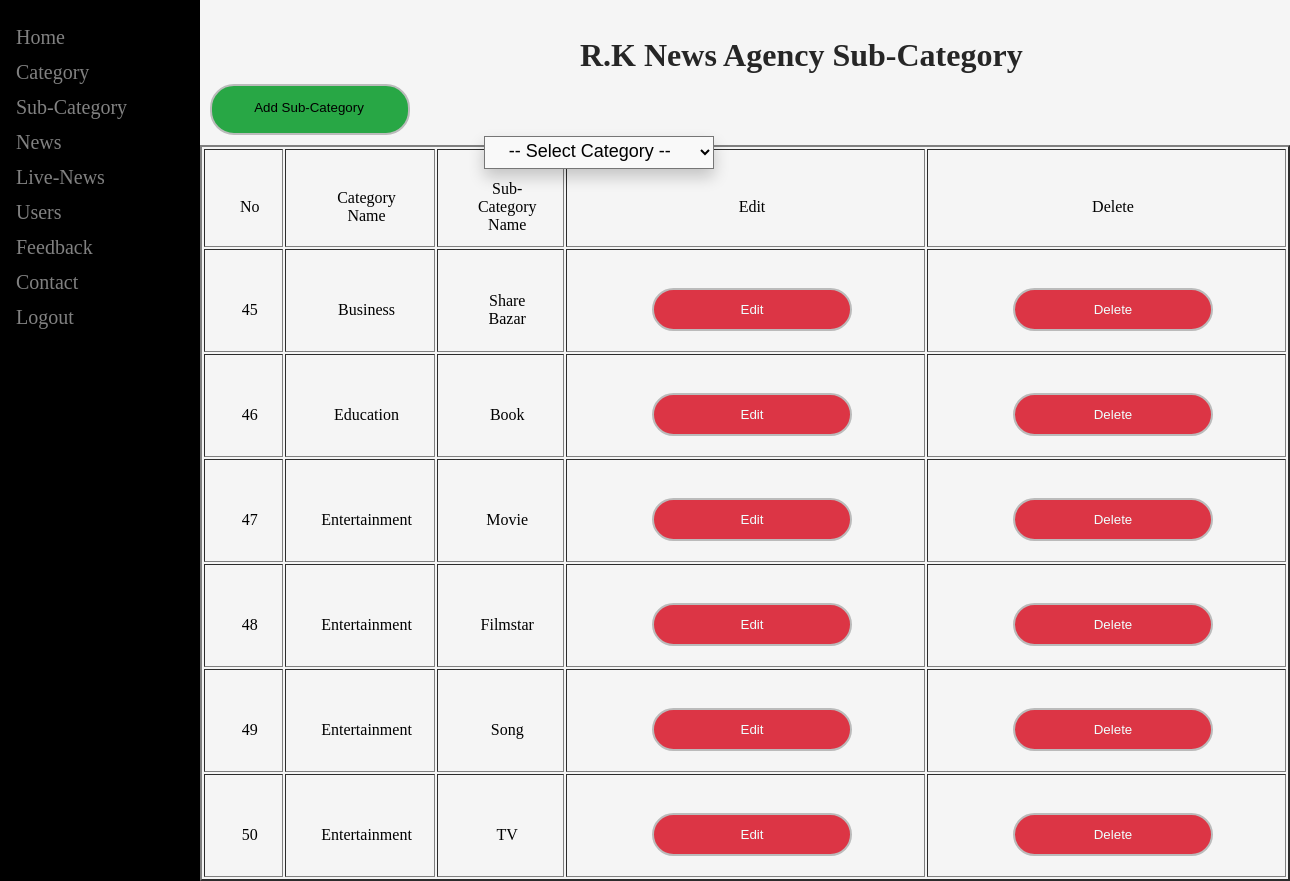
Screenshot of /Admin/sc.php (signed in) with the database file from the repository.
### tables this page shows
CREATE TABLE `subcategory` (
  `s_id` int(11) NOT NULL,
  `cat_name` varchar(255) NOT NULL,
  `subcat_name` varchar(255) NOT NULL
);

### Admin/view_subcat.php (the view, shortened to what this page needs)
<?php
$con = mysqli_connect('localhost','root','','rk_news');
function showData(){
    global $con;
    $query = " SELECT * FROM `subcategory` ";
    $run = mysqli_query($con , $query);
    if($run == TRUE)
{?>
<table border="2px" class="subcat">
<td>No</td>
    <td>Category Name</td>
    <td>Sub-Category Name</td>
    <td>Edit</td>
    <td>Delete</td>
    <?php
    while ($data = mysqli_fetch_assoc($run))
     {
       ?>
       <tr>
            <td><?php echo $data['s_id'];?></td>
            <td><?php echo $data['cat_name'];?></td>
           <td><?php echo $data['subcat_name'];?></td>
           <td><a href="edit_subcat.php?s_id=<?php echo $data['s_id'];?>"> <input type="button" value="Edit"></a></td>
           <td><a href="delete_subcat.php?s_id=<?php echo $data['s_id'];?>"> <input type="button" name="submit1" value="Delete"></td>
       </tr> <?php
    }
    ?>
    </table>
    <?php
}
    else
    {
        echo "Error";
    }
}
?>
<div class="dis_sub"><h1>R.K News Agency Sub-Category</h1></div>
<div class="subcat">
    <form action="add_subcat.php" method="post" enctype="multipart/form-data">
     <input type="submit" name="subcategory" value="Add Sub-Category">
     </form>
     <div class="select_cat">
     <form action="view_subcat1.php" method="post" >
     <select name="cat_name" class="catname_select" id="cat">
      <option disabled selected >-- Select Category --</option>
    </select>
</div>
     <?php showData(); ?>
</body>

### Admin/sc.php (shortened to what this page needs)
<!DOCTYPE html>
<html>
<head>
    <link rel="stylesheet" href="css/style.css" >
</head>
<body>
  <?php
  include ('head.php');
  ?>
<?php
  include ('view_subcat.php');
?>
  </body>
  </html>

### Admin/head.php (shortened to what this page needs)
    <div class="sidenav">
    <a href="index.php">Home</a>
    <a href="Category.php">Category</a>
    <a href="sc.php">Sub-Category</a>
    <a href="news.php">News</a>
    <a href="livenews.php">Live-News</a>
    <a href="user.php">Users</a>
    <a href="feedback.php">Feedback</a>
    <a href="contact.php">Contact</a>
    <a href="logout.php">Logout</a>
</div>

### Admin/css/style.css (style rules this page uses)
* { margin: 0; padding: 0; box-sizing: border-box; }
body { background-color:whitesmoke; }
.sidenav { height: 100%; width: 200px; position: fixed; z-index: 1; top: 0; left: 0; background-color: black; overflow-x: hidden; padding-top: 20px; }
.sidenav a, .dropdown-btn { padding: 6px 8px 6px 16px; text-decoration: none; font-size: 20px; color: #818181; display: block; border: none; background: none; width:100%; text-align: left; cursor: pointer; outline: none; }
td input[type = "button"] { border: 0; background: none; display: block; margin: -10px 50px; text-align: center; border: 2px solid #bbb; padding: 12px 40px; width: 200px; outline: none; color: azure; border-radius: 24px; transition: 0.25s; text-decoration: none; background: rgb(220,53,69); }
select { position: relative; display: inline-block; background-color: #2d2b2b; padding: 3px 25px 6px 20px; font-size: 18px; left: 53%; top: 12%; position: absolute; background-color: #f9f9f9; min-width: 160px; box-shadow: 0px 8px 16px 0px rgba(0,0,0,0.2); }
.dis_sub { margin: 37px 0px 0px 580px; color: #262626; }
.subcat { margin: 0 0 0 100px; }
.subcat form { margin: 0px 0 0px 100px; }
.subcat td { padding: 30px 22px 12px 35px; text-align: center; }
.subcat td a { padding: 30px 22px 12px 35px; text-align: center; text-decoration: none; }
.subcat input[type = "submit"] { border: 0; background: rgb(40,167,69); display: block; margin: 10px ; text-align: center; border: 2px solid #bbb; padding: 14px 18px 18px 16px; font: bolder; width: 200px; outline: none; color: black; border-radius: 24px; transition: 0.25s; text-decoration: none; }
.catname_select { margin: 30px 0 0 -200px; }
a { text-decoration: none; }

### rows the page displays
subcategory: s_id "45", cat_name "Business", subcat_name "Share Bazar"
subcategory: s_id "46", cat_name "Education", subcat_name "Book"
subcategory: s_id "47", cat_name "Entertainment", subcat_name "Movie"
subcategory: s_id "48", cat_name "Entertainment", subcat_name "Filmstar"
subcategory: s_id "49", cat_name "Entertainment", subcat_name "Song"
subcategory: s_id "50", cat_name "Entertainment", subcat_name "TV"
